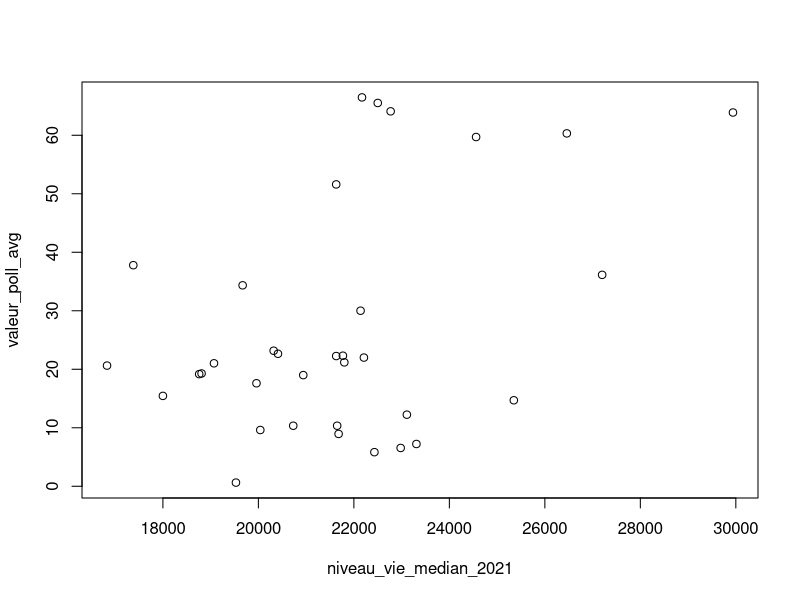
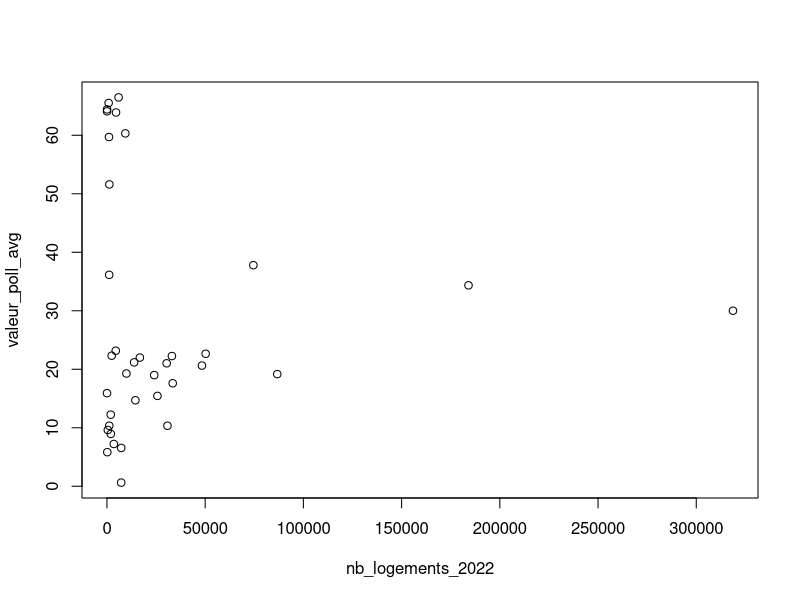
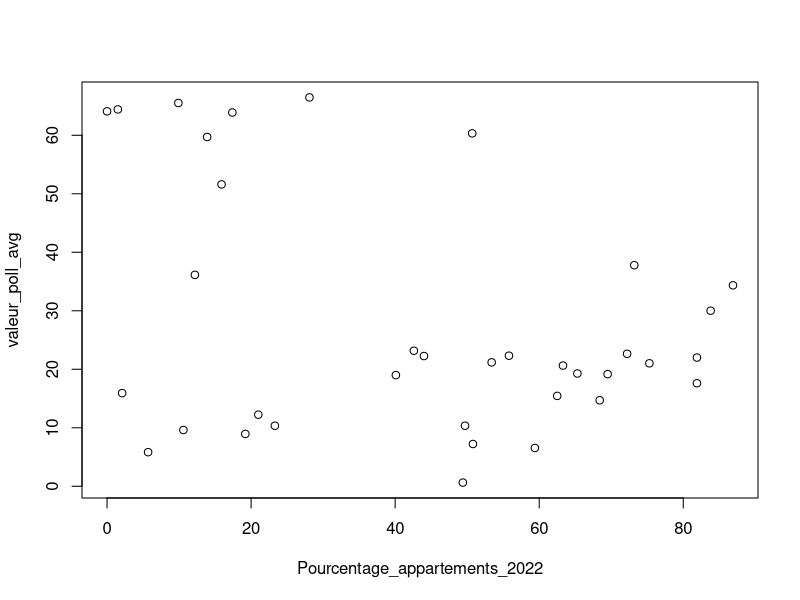
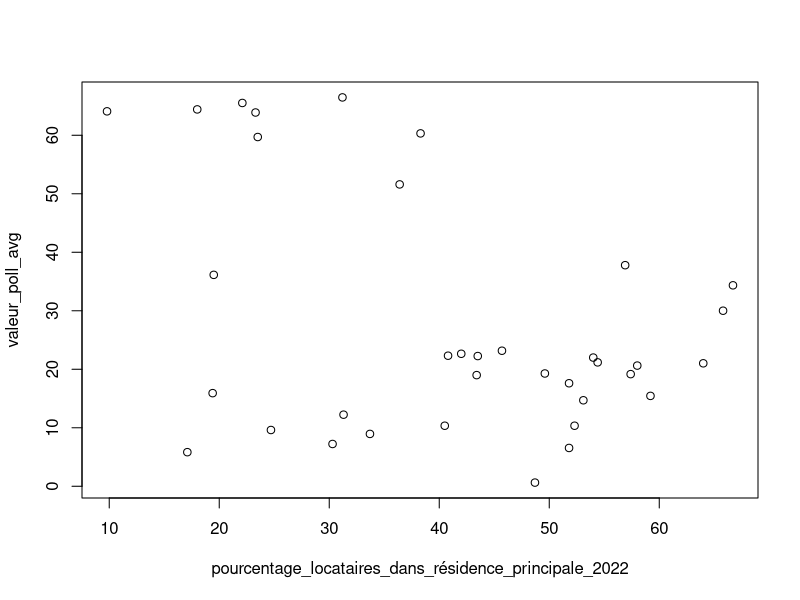
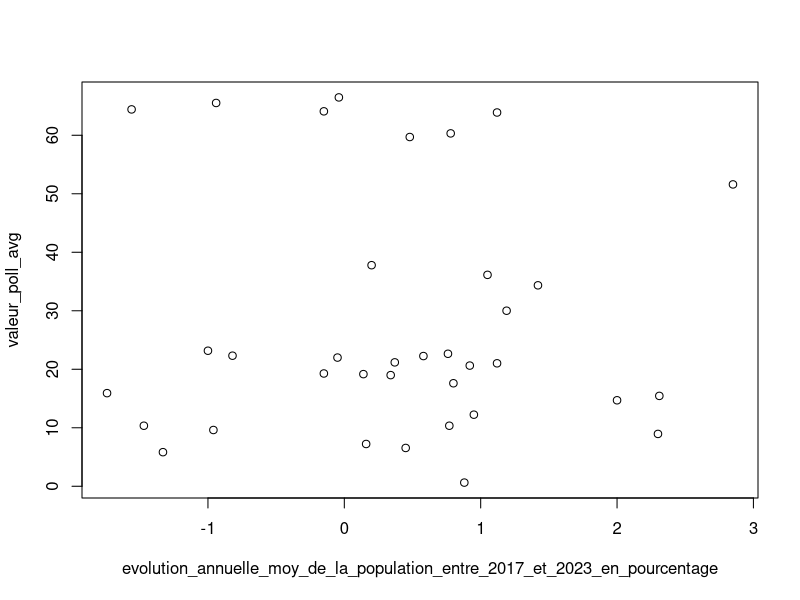
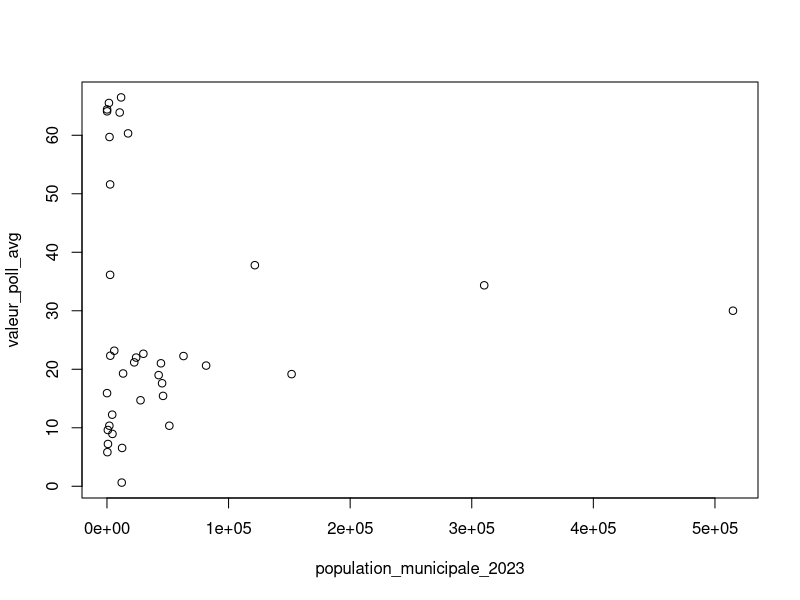
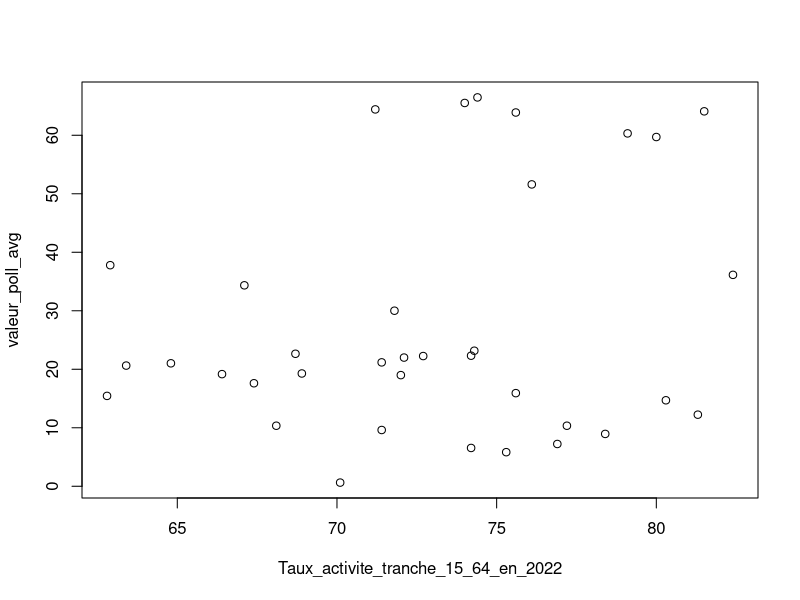
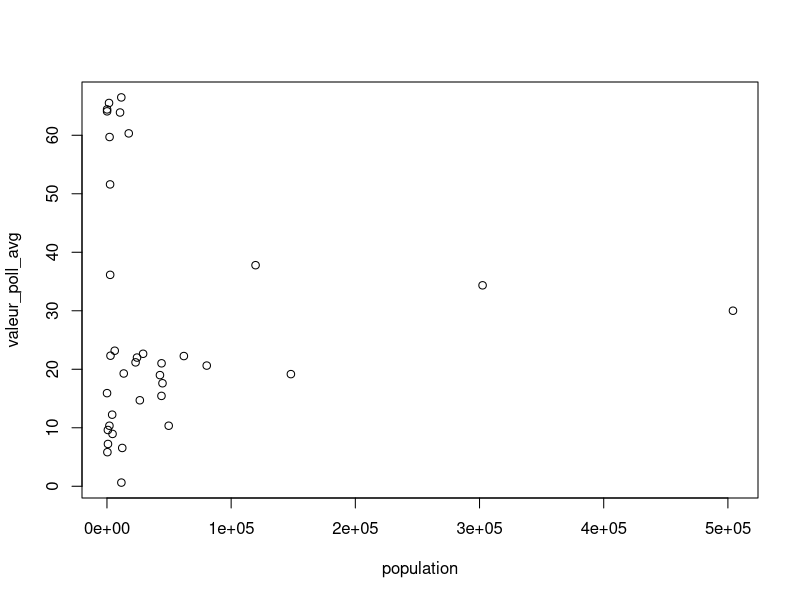

Generate these figures, in order, with R:
## ---- chunk 1
dt <- read.csv(file="../../donnees/nettoyees/problematic_04.csv")
## ---- chunk 2

target <- "valeur_poll_avg"
numerical_columns <- c(
    "niveau_vie_median_2021",                                                   
    "nb_logements_2022",                                                        
    "Pourcentage_appartements_2022",                                         
    "pourcentage_locataires_dans_résidence_principale_2022",                    
    "evolution_annuelle_moy_de_la_population_entre_2017_et_2023_en_pourcentage",
    "population_municipale_2023",                                               
    "Taux_activite_tranche_15_64_en_2022",                                      
    "population",                                                               
    "superficie_km2",                                                           
    "densite",                                                                  
    "alti_med",                                                                 
    "RR_med",                                                                   
    "NBJRR1_med",                                                               
    "NBJRR5_med",                                                               
    "NBJRR10_med",                                                              
    "Tmin_med",                                                                 
    "Tmax_med",                                                                
    "Tens_vap_med",                                                            
    "Force_vent_med",                                                           
    "Insolation_med",                                                      
    "Rayonnement_med"
)
## ---- chunk 3
for (numcol in numerical_columns) {
    plot(dt[[numcol]], dt[[target]], xlab=numcol, ylab=target)
} 
## ---- chunk 4
for (numcol_x in numerical_columns) {
    for (numcol_y in numerical_columns) {
        if (numcol_x!=numcol_y) {
            plot(dt[[numcol_x]], dt[[numcol_y]], xlab=numcol_x, ylab=numcol_y)
        }
    }
} 
